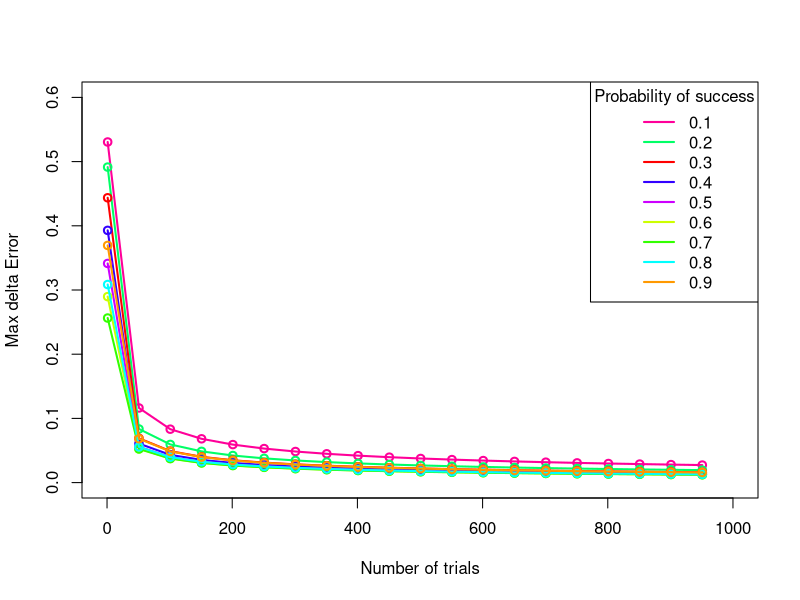

This figure's R source:
## ---- chunk 1
knitr::opts_chunk$set(echo = TRUE)
## ---- chunk 2
exactProbability = function(k, n, p) {
  return (dbinom(k, n, p))
}
## ---- chunk 3
approxMoivreLaplaceLocal = function(k, n, p) {
  x = (k - n * p) / sqrt(n * p * (1 - p))
  # Call the normal density function
  fi = dnorm(x)
  # Approximate calculation
  p = fi / sqrt(n * p * (1 - p))
  return(p)
}
## ---- chunk 4
approxMoivreLaplaceIntegral = function(k1, k2, n, p) {
  x1 = (k1 - n * p) / sqrt(n * p * (1 - p))
  x2 = (k2 - n * p) / sqrt(n * p * (1 - p))
  Fi1 = pnorm(x1)
  Fi2 = pnorm(x2)
  p = Fi2 - Fi1
  return (p)
}
## ---- chunk 5
approxPoisson = function(k, n, p){
	if (p>0.5){
		k = n - k
		p = 1 - p
	}
	res = (n*p)^k/factorial(k)*exp(-n*p)
	return(res)
}
## ---- chunk 6
probMin = 0.2
approxNumberTrialsMax = 20
chooseAproximation = function (k, n, p) {
  if (n < approxNumberTrialsMax) {
    return (exactProbability(k, n, p))
  }
  else if (n >= approxNumberTrialsMax && (p * n) >= 9) {
    return (approxMoivreLaplaceLocal(k, n, p))
  }
  else if (n >= 20 && (p * n) < 9) {
    return (approxPoisson(k, n, p))
  }
}
## ---- chunk 7
chooseAproximation(10, 25, 0.5)

## ---- chunk 8
p = 1/2
n = 6
k = 4
pr <- chooseAproximation(k,n,p)  #k = 3
pr
## ---- chunk 9
p = 1/6
n = 10
k = 4
pr <- chooseAproximation(k,n,p) # k = 4 
pr
## ---- chunk 10
p = 0.3
n = 10
k = 3
pr <- chooseAproximation(k, n, p) # k = 3
pr
## ---- chunk 11
pr = 0
for(i in 0:k){
  pr = pr + chooseAproximation(i,n,p)
}
pr
## ---- chunk 12
p = 0.2
k = 0
n = 4
pr <- chooseAproximation(k, n, p)
pr
## ---- chunk 13
p = 1 / 4
k = 7
n = 10
pr <- chooseAproximation(k, n, p)
pr
## ---- chunk 14
p = 1 / 2
n = 6
pr = 1 - chooseAproximation(6, n, p) - chooseAproximation(1 , n, p)
pr
## ---- chunk 15
pr = 0
for(i in 0:2){
  pr = pr +chooseAproximation(i,n,p)
}
pr
## ---- chunk 16
p = 0.8
k_1 = 0
k_2 = 1
k_3 = 2
k_4 = 3
n = 3
pr = c()
for (i in 0:k_4) {
  cat(sprintf("P(k=%i) = %f\n", i, chooseAproximation(i, n, p)))
}

## ---- chunk 17
p = 0.7
n = 6
k = 4
pr = chooseAproximation(k, n, p)
pr
## ---- chunk 18
pr = 0.7 * 0.3 * 0.7 * 0.3 * 0.7 * 0.7
pr
## ---- chunk 19
pr = 0
for (i in 0:2) {
  pr = pr + chooseAproximation(i, n, p)
}
pr
## ---- chunk 20
p = 0.4
n = 3
k_a_1 = 2
k_a_2 = 3
pr_a = 0

for (i in 2:3) {
  pr_a = pr_a + chooseAproximation(i, n, p)
}
pr_a

## ---- chunk 21
n = 3
pr = 0
for (i in 3:5) {
  pr = pr + chooseAproximation(i, n, p)
}
pr
## ---- chunk 22
p=0.6
n=4


for(i in 0:n){
  cat(sprintf("P(k=%i) = %f\n",i,chooseAproximation(i,n,p)))
}

## ---- chunk 23
pr = 1 - chooseAproximation(0,4,0.6)
pr
## ---- chunk 24
pr = 0
for (i in 3:4){
  pr = pr + chooseAproximation(i,n,p)
}
pr
## ---- chunk 25
p = 0.1
n = 100
k = 13
k_1 = 13
k_2 = 100
pr = approxMoivreLaplaceIntegral(k_1, k_2, n, p)
pr
## ---- chunk 26
k = 8
pr = chooseAproximation(k, n, p)
pr
## ---- chunk 27
k = 12
pr = chooseAproximation(k,n,p)
pr
## ---- chunk 28
p =0.4
n = 100
k_1 = 0
k_2 = 29
pr = approxMoivreLaplaceIntegral(k_1,k_2,n,p)
pr

## ---- chunk 29
p = 0.1 
n = 400
np = 40
k_1 = 0
k_2 = 31
pr = approxMoivreLaplaceIntegral(k_1,k_2,n,p)
pr
## ---- chunk 30
k_1 = 50
k_2 = 400
pr = approxMoivreLaplaceIntegral(k_1,k_2,n,p)
pr
## ---- chunk 31
k_1 = 35
k_2 = 46
pr = approxMoivreLaplaceIntegral(k_1,k_2,n,p)
pr

## ---- chunk 32
k = 40
pr = chooseAproximation(k, n, p)
pr
## ---- chunk 33
n = 180
k = 7
p = 1 / 6
k_1 = 25
k_2 = 180
pr = approxMoivreLaplaceIntegral(k_1, k_2, n, p)
pr

## ---- chunk 34
k_1 = 33
k_2 = 41
pr = approxMoivreLaplaceIntegral(k_1, k_2, n, p)
pr
## ---- chunk 35
k = 30
pr = chooseAproximation(k, n, p)
pr
## ---- chunk 36
p = 1 / 6
n = 180
np = 30
k_1 = 36
k_2 = 180
pr = approxMoivreLaplaceIntegral(k_1, k_2, n, p)
pr
## ---- chunk 37
p = 5 / 1000
np = 2
n = 400
k_1 = 0
k_2 = 40
pr = approxMoivreLaplaceIntegral(k_1, k_2, n, p)
pr
## ---- chunk 38
k_1 = 0
k_2 = 3
pr = approxMoivreLaplaceIntegral(k_1, k_2, n, p)
pr

## ---- chunk 39
p = 1 / 200
n = 30
np = 5
k = 2
pr = chooseAproximation(k, n, p)
pr
## ---- chunk 40
p = 3/30
np = 3
n =30
k = 5
pr = chooseAproximation(k,n,p)
pr
## ---- chunk 41
pr = 0
for (i in 0:3)
  pr = pr +chooseAproximation(3,n,p)
pr

## ---- chunk 42
pr = 1
for (i in 0:1)
 pr = pr - chooseAproximation(i,n,p)
pr
## ---- chunk 43
p = 0.001
n = 75
k = 0
pr = chooseAproximation(k, n, p)
pr
## ---- chunk 44
k = 10
pr = chooseAproximation(k,n,p)
pr
## ---- chunk 45
comulativeBinomalDistribCalc <- function(k,n,p){
  pr = 0
  for (i in 0:k) {
    pr = pr + choose(n, i) * p ^ i * (1 - p) ^ (n - i)
  }
  return(pr)
}
## ---- chunk 46
comulativeNormalDistribCalc <- function(k,n,p){
  var = pnorm((k-n*p)/(sqrt(n*p*(1-p))))
 return (var)
}



## ---- chunk 47

kolmogorovSmirnovTest <- function( n, p) {
  kd= seq(from = 0,to = n)
  var = c()
  for(i in kd){
    var <- append(var,abs(comulativeNormalDistribCalc(i,n,p)-comulativeBinomalDistribCalc(i,n,p)))
    
  }
  return (max(var))
}

## ---- chunk 48
pr  = c()
color = sample(rainbow(10)) # make color sequence

plot(
  NA,
  type = "o",
  ylim = c(0, 0.6),
  xlim = c(0, 1000),
  ylab = "Max delta Error",
  xlab = "Number of trials"
) # plot setup

for (p in seq(0.1, 0.9, by = 0.1)) {
  # loop for robability of success (p=0.1, 0.2,...,0.9)
  for (n in seq(1, 1000, by = 50)) {
    # loop for different number of trials (n= 10,...,1000)
    pr <- append(pr, kolmogorovSmirnovTest(n, p))
    
  }
  
  lines(
    seq(1, 1000, by = 50),
    # x axis
    pr,
    # y axis
    type = "o",
    # plot type, line with points
    col = color[p * 10],
    # select random  color from color array
    lwd = 2 # line width
  ) # add line to a graph
  pr <- NULL # Zeroing an array
}
legend(
  x = "topright",
  # legend position
  title = "Probability of success",
  legend = c(seq(0.1, 0.9, by = 0.1)),
  # names of lines
  col = color,
  #color
  lwd = 2 # line width
) # draw a legend of the plot

## ---- chunk 49
# ///!!! not tested function !!!///


BerryEsseenInequality <- function(n, p) {
  Clarge = 0.4748
  nAll = seq(1, n)
  pAll = seq(0.1, p, by = 0.1)
  var = Clarge * ((pAll ^ 2 + (1 - pAll) ^ 2 / (sqrt(
    nAll * pAll * (1 - pAll)
  ))))
  if (kolmogorovSmirnovTest(n, p) >= var) {
    return(1)
  } else {
    return(0)
    
  }
}


